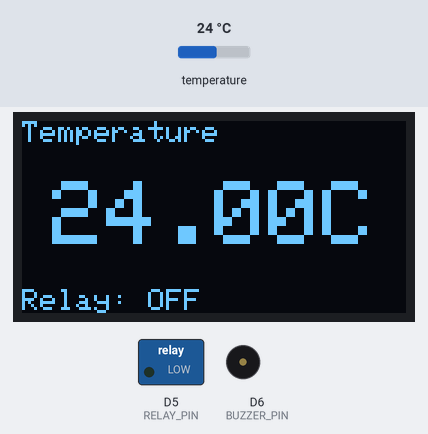
A sketch run on a simulated ESP8266 (NodeMCU). Parts: 128×64 one-colour display, switched loads named in the sketch (green lamp = pin HIGH), buzzer (waves = sounding, pin HIGH). The inputs (shaded band) are chosen by the test bench; at power-on: temperature 24 °C. What the sketch prints to the serial monitor is not drawn.

Above: at 3.4 s.
3.5 s: temperature set to 29.5 °C
At 5.2 s:
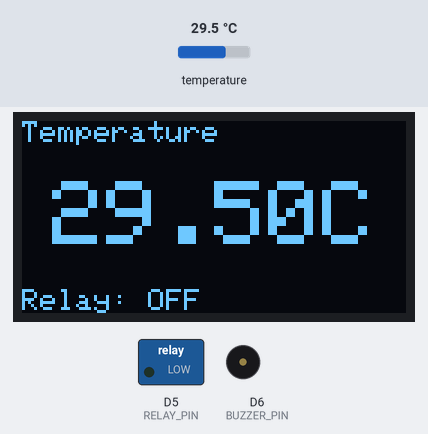
6.1 s: temperature set to 30.6 °C
At 7.4 s:
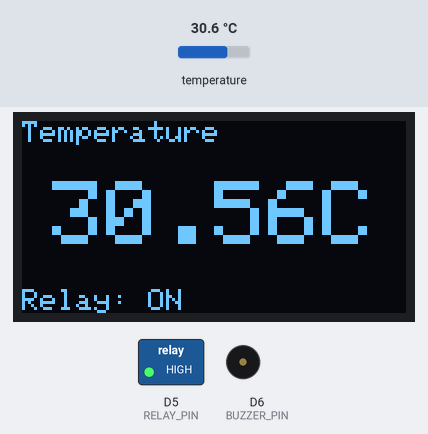
8.6 s: temperature set to 39.6 °C
At 10.6 s:
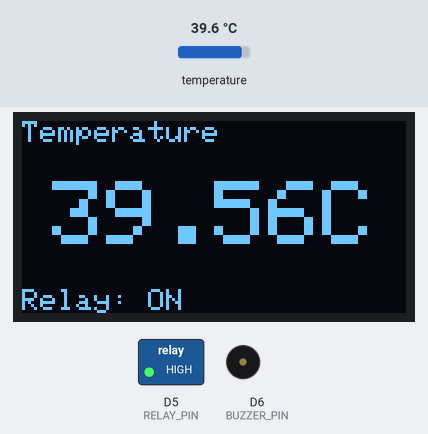
11.5 s: temperature set to 40.4 °C
At 12.8 s:
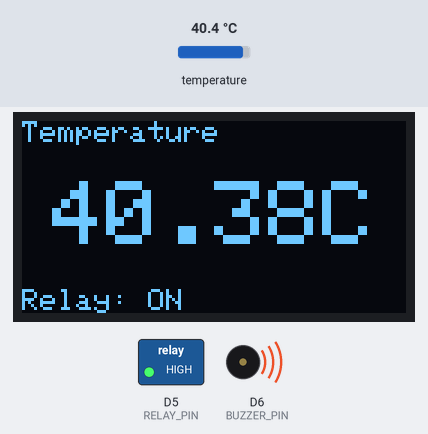
Timing chart, 0 to 14.5 s (numbered marks = the images above; inputs shaded):
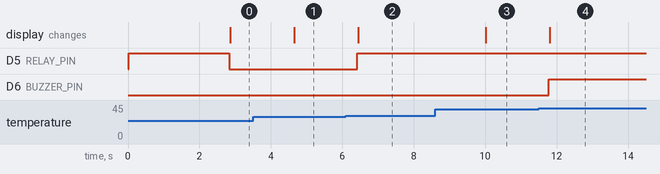

The sketch:

NodeMCU_DS18B20_OLEDdisplay_Relay_Buzzer.ino
```cpp
#include <OneWire.h>
#include <DallasTemperature.h>
#include <Wire.h>
#include <Adafruit_GFX.h>
#include <Adafruit_SSD1306.h>

// OLED
#define SCREEN_WIDTH 128
#define SCREEN_HEIGHT 64

Adafruit_SSD1306 display(SCREEN_WIDTH, SCREEN_HEIGHT, &Wire, -1);

// DS18B20
#define ONE_WIRE_BUS D4

OneWire oneWire(ONE_WIRE_BUS);
DallasTemperature sensors(&oneWire);

// Relay & Buzzer
#define RELAY_PIN D5
#define BUZZER_PIN D6

// Temperature Settings
float setTemp = 30.0;
float alarmTemp = 40.0;

void setup() {

  Serial.begin(115200);

  // Start temperature sensor
  sensors.begin();

  // Relay and buzzer
  pinMode(RELAY_PIN, OUTPUT);
  pinMode(BUZZER_PIN, OUTPUT);

  // IMPORTANT:
  // Relay OFF at startup
  digitalWrite(RELAY_PIN, HIGH);

  digitalWrite(BUZZER_PIN, LOW);


 // OLED Start
  Wire.begin(D2, D1);
  if(!display.begin(SSD1306_SWITCHCAPVCC, 0x3C)) {
    Serial.println("OLED failed");
    while(true);
  }

  display.clearDisplay();

  display.setTextSize(2);
  display.setTextColor(WHITE);

  display.setCursor(10,20);
  display.println("TEMP CTRL");

  display.display();

  delay(2000);
}

void loop() {

  sensors.requestTemperatures();

  float tempC = sensors.getTempCByIndex(0);

  Serial.print("Temperature: ");
  Serial.println(tempC);

  // Relay Control
  // ACTIVE LOW relay
  if(tempC >= setTemp) {
    digitalWrite(RELAY_PIN, HIGH);   // ON
  }
  else {
    digitalWrite(RELAY_PIN, LOW);  // OFF
  }

  // Buzzer Alarm
  if(tempC >= alarmTemp) {
    digitalWrite(BUZZER_PIN, HIGH);
  }
  else {
    digitalWrite(BUZZER_PIN, LOW);
  }

  // OLED Display
  display.clearDisplay();

  display.setTextSize(1);
  display.setCursor(0,0);
  display.println("Temperature");

  display.setTextSize(3);
  display.setCursor(10,20);
  display.print(tempC);
  display.print("C");

  display.setTextSize(1);
  display.setCursor(0,56);

  if(tempC >= setTemp) {
    display.println("Relay: ON");
  }
  else {
    display.println("Relay: OFF");
  }

  display.display();

  delay(1000);
}
```

Measured:
- the behaviour switches between 29.9 and 30 °C on temperature (found by bisection; images 1 and 2)
- the behaviour switches between 39.9 and 40 °C on temperature (found by bisection; images 3 and 4)
- after the input at 3.5 s, the display: changes after 1.2 s (image 1)
- after the input at 6.1 s, D5 (RELAY_PIN): LOW → HIGH after 0.31 s; the display: changes after 0.34 s (image 2)
- after the input at 8.6 s, the display: changes after 1.4 s (image 3)
- after the input at 11.5 s, D6 (BUZZER_PIN): LOW → HIGH after 0.28 s; the display: changes after 0.31 s (image 4)
